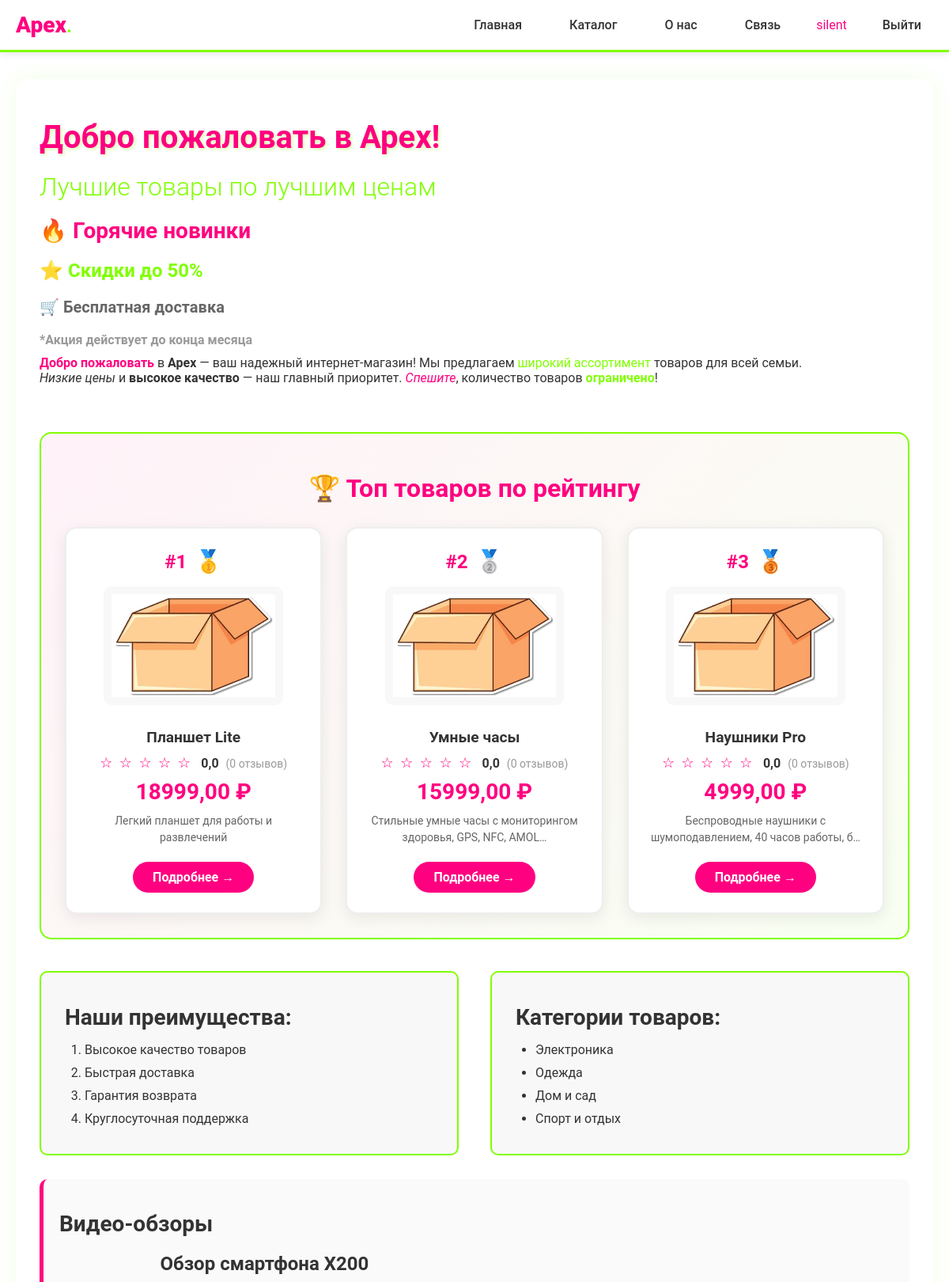
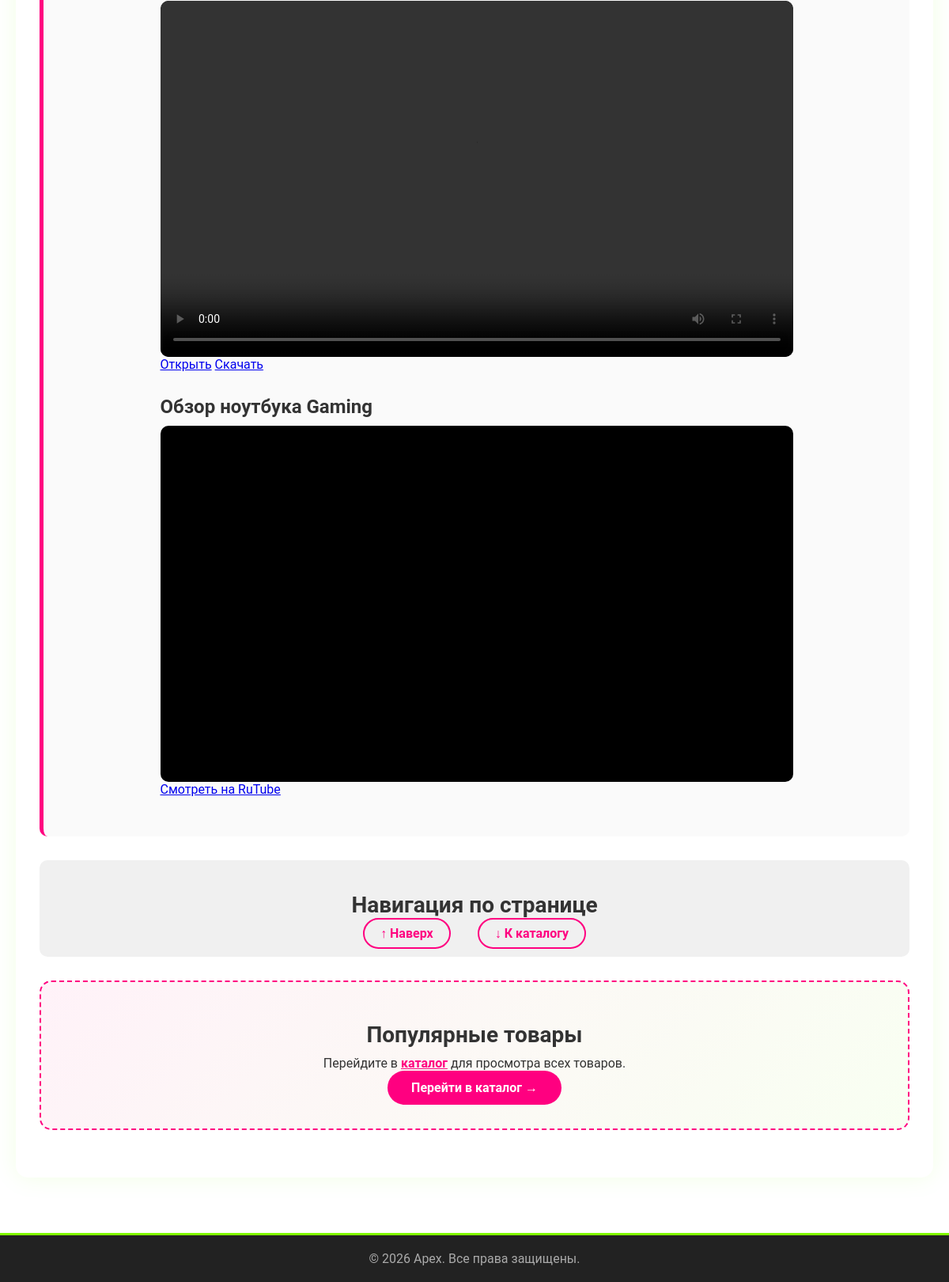
Screenshot of / (signed in) with the database file from the repository (2 pictures, top to bottom).
### mainpage/models.py (models this page shows, shortened)
class Product(models.Model):
    name = models.CharField(max_length=200, verbose_name="Название")
    slug = models.SlugField(max_length=200, unique=True, blank=True, verbose_name="URL")
    category = models.ForeignKey(
        Category,
        on_delete=models.SET_NULL,
        null=True,
        blank=True,
        related_name='products',
        verbose_name="Категория"
    )
    price = models.DecimalField(max_digits=10, decimal_places=2, verbose_name="Цена")
    old_price = models.DecimalField(
        max_digits=10,
        decimal_places=2,
        blank=True,
        null=True,
        verbose_name="Старая цена"
    )
    description = models.TextField(verbose_name="Описание")
    image = models.ImageField(
        upload_to=product_image_path,
        blank=True,
        null=True,
        verbose_name="Изображение",
        default='products/default.jpg'
    )
    in_stock = models.BooleanField(default=True, verbose_name="В наличии")
    quantity = models.PositiveIntegerField(default=0, verbose_name="Количество")
    views = models.PositiveIntegerField(default=0, verbose_name="Просмотры")
    created_at = models.DateTimeField(auto_now_add=True, verbose_name="Дата создания")
    updated_at = models.DateTimeField(auto_now=True, verbose_name="Дата обновления")
    def average_rating(self):
        reviews = self.reviews.all()
        if reviews:
            return sum(r.rating for r in reviews) / len(reviews)
        return 0
    def reviews_count(self):
        return self.reviews.count()
    class Meta:
        verbose_name = "Товар"
        verbose_name_plural = "Товары"
        ordering = ['-created_at']
    likes = models.PositiveIntegerField(default=0, verbose_name="Лайки")
    dislikes = models.PositiveIntegerField(default=0, verbose_name="Дизлайки")

### mainpage/views.py (the view)
# urls.py: path('', views.index, name='index'),
def index(request):
    top_products = Product.objects.annotate(
        avg_rating=Avg('reviews__rating'),
        reviews_count=Count('reviews')
    ).filter(
        reviews_count__gt=0
    ).order_by('-avg_rating')[:3]
    if top_products.count() < 3:
        existing_ids = top_products.values_list('id', flat=True)
        additional_products = Product.objects.exclude(
            id__in=existing_ids
        ).order_by('-created_at')[:3 - top_products.count()]
        top_products = list(top_products) + list(additional_products)
    context = {
        'top_products': top_products,
    }
    return render(request, 'mainpage/index.html', context)

### mainpage/templates/mainpage/index.html (shortened to what this page needs)
{% extends 'mainpage/base.html' %}
{% load static %}
{% block content %}
<div class="page-container">
    <h1 class="header-title">Добро пожаловать в Apex!</h1>
    <h2 class="header-subtitle">Лучшие товары по лучшим ценам</h2>
    <h3 style="color: #ff0080;">🔥 Горячие новинки</h3>
    <h4 style="color: #80ff00;">⭐ Скидки до 50%</h4>
    <h5 style="color: #666;">🛒 Бесплатная доставка</h5>
    <h6 style="color: #999;">*Акция действует до конца месяца</h6>
    <p>
        <span style="color: #ff0080; font-weight: bold;">Добро пожаловать</span> в <strong>Apex</strong> — ваш надежный интернет-магазин!
        Мы предлагаем <span style="color: #80ff00;">широкий ассортимент</span> товаров для всей семьи.
    </p>
    <p>
        <em>Низкие цены</em> и <strong>высокое качество</strong> — наш главный приоритет.
        <em style="color: #ff0080;">Спешите</em>, количество товаров <strong style="color: #80ff00;">ограничено</strong>!
    </p>
    <br/>
    <div class="top-products-section">
        <h2 class="section-title">🏆 Топ товаров по рейтингу</h2>
        <div class="top-products-grid">
            {% for product in top_products %}
            <div class="top-product-card">
                <div class="top-product-rank">
                    <span class="rank-number">#{{ forloop.counter }}</span>
                    {% if forloop.counter == 1 %}
                        <span class="rank-medal">🥇</span>
                    {% elif forloop.counter == 2 %}
                        <span class="rank-medal">🥈</span>
                    {% elif forloop.counter == 3 %}
                        <span class="rank-medal">🥉</span>
                    {% endif %}
                </div>
                {% if product.image %}
                    <img src="{{ product.image.url }}" alt="{{ product.name }}" class="top-product-image">
                {% else %}
                    <img src="/media/products/default.jpg" alt="{{ product.name }}" class="top-product-image">
                {% endif %}
                <h3>{{ product.name }}</h3>
                <div class="product-rating">
                    <span class="stars">
                        {% with rating=product.average_rating|floatformat:"0" %}
                            {% for i in "12345"|make_list %}
                                {% if forloop.counter <= rating|add:"0" %}
                                    ★
                                {% else %}
                                    ☆
                                {% endif %}
                            {% endfor %}
                        {% endwith %}
                    </span>
                    <span class="rating-value">{{ product.average_rating|floatformat:1 }}</span>
                    <span class="reviews-count">({{ product.reviews_count }} отзывов)</span>
                </div>
                <p class="product-price">{{ product.price }} ₽</p>
                <p class="product-desc">{{ product.description|truncatechars:60 }}</p>
                <a href="{% url 'product_detail' product.id %}" class="btn-detail">Подробнее →</a>
            </div>
            {% empty %}
            <p class="no-products">Пока нет товаров с оценками. Добавьте товары и отзывы!</p>
            {% endfor %}
        </div>
    </div>
    <div class="lists-container">
        <div class="list-block">
            <h3>Наши преимущества:</h3>
            <ol>
                <li>Высокое качество товаров</li>
                <li>Быстрая доставка</li>
                <li>Гарантия возврата</li>
                <li>Круглосуточная поддержка</li>
            </ol>
        </div>
        <div class="list-block">
            <h3>Категории товаров:</h3>
            <ul>
                <li>Электроника</li>
                <li>Одежда</li>
                <li>Дом и сад</li>
                <li>Спорт и отдых</li>
            </ul>
        </div>
    </div>
    <div class="media-section">
        <h3>Видео-обзоры</h3>
        <div class="video-gallery">
            <div class="video-card">
                <h4>Обзор смартфона X200</h4>
                <div class="video-wrapper">
                    <video controls>
                        <source src="{% static 'mainpage/videos/smartphone.mp4' %}" type="video/mp4">
                    </video>
                </div>
                <div class="video-actions">
                    <a href="{% static 'mainpage/videos/smartphone.mp4' %}" target="_blank" class="btn-video">Открыть</a>
                    <a href="{% static 'mainpage/videos/smartphone.mp4' %}" download class="btn-video">Скачать</a>
                </div>
            </div>
            <div class="video-card">
                <h4>Обзор ноутбука Gaming</h4>
                <div class="video-wrapper">
                    <iframe src="https://rutube.ru/play/embed/de6fe7c958fded34d8580cd591a49717/"
                            width="100%"
                            height="315"
                            frameborder="0"
                            allow="autoplay; encrypted-media; fullscreen; picture-in-picture"
                            allowfullscreen>
                    </iframe>
                </div>
                <div class="video-actions">
                    <a href="https://rutube.ru/play/embed/de6fe7c958fded34d8580cd591a49717/" target="_blank" class="btn-video">Смотреть на RuTube</a>
                </div>
            </div>
        </div>
    </div>
    <div class="anchor-section">
        <h3>Навигация по странице</h3>
        <a href="#top" class="anchor-link">↑ Наверх</a>
        <a href="#catalog-preview" class="anchor-link">↓ К каталогу</a>
    </div>
    <div id="catalog-preview" class="catalog-preview">
        <h3>Популярные товары</h3>
        <p>Перейдите в <a href="{% url 'catalog' %}" style="color: #ff0080; font-weight: bold;">каталог</a> для просмотра всех товаров.</p>
        <a href="{% url 'catalog' %}" class="btn-catalog">Перейти в каталог →</a>
    </div>
</div>
{% endblock %}

### mainpage/templates/mainpage/base.html (shortened to what this page needs)
<!DOCTYPE html>
<html lang="ru">
<head>
    {% load static %}
    <link rel="stylesheet" href="{% static 'mainpage/css/style.css' %}">
</head>
<body>
    <nav class="fixed-menu">
        <div class="menu-container">
            <div class="logo">
                <span class="brand-apex">Apex</span><span class="brand-dot">.</span>
            </div>
            <ul class="menu-list">
                <li><a href="{% url 'index' %}">Главная</a></li>
                <li><a href="{% url 'catalog' %}">Каталог</a></li>
                <li><a href="{% url 'about' %}">О нас</a></li>
                <li><a href="{% url 'feedback' %}">Связь</a></li>
                {% if user.is_authenticated %}
                    <li><span style="color: #ff0080;">{{ user.username }}</span></li>
                    <li><a href="{% url 'logout' %}">Выйти</a></li>
                {% else %}
                    <li><a href="{% url 'login' %}">Войти</a></li>
                    <li><a href="{% url 'register' %}">Регистрация</a></li>
                {% endif %}
            </ul>
        </div>
    </nav>
    <main class="main-content">
        {% block content %}
        {% endblock %}
    </main>
    <footer class="footer">
        <p>&copy; 2026 Apex. Все права защищены.</p>
    </footer>
</body>
</html>

### rows the page displays
Product: image (placeholder picture), name "Планшет Lite", average_rating "0,0", reviews_count "0", price "18999,00", description "Легкий планшет для работы и развлечений"
Product: image (placeholder picture), name "Умные часы", average_rating "0,0", reviews_count "0", price "15999,00", description "Стильные умные часы с мониторингом здоровья, GPS, NFC, AMOL…"
Product: image (placeholder picture), name "Наушники Pro", average_rating "0,0", reviews_count "0", price "4999,00", description "Беспроводные наушники с шумоподавлением, 40 часов работы, б…"

### other values shown
{{ user.username }} "silent"
